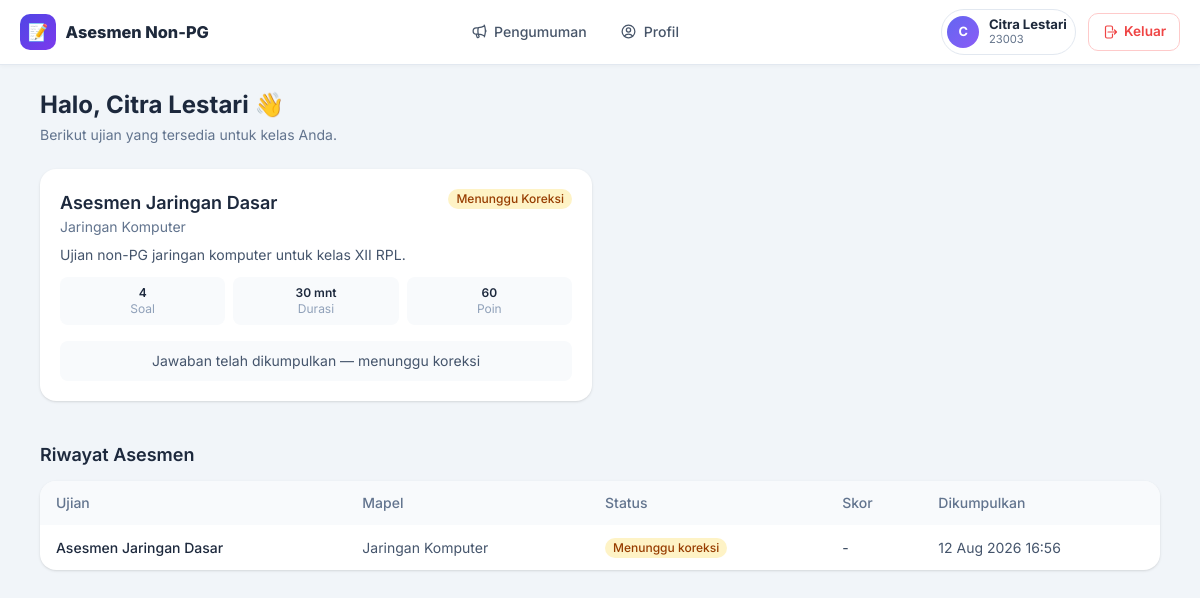
Screenshot of /siswa/index.php (signed in) with the database file from the repository.
### tables this page shows
CREATE TABLE IF NOT EXISTS ujian (
  id INT AUTO_INCREMENT PRIMARY KEY,
  judul VARCHAR(150) NOT NULL,
  mata_pelajaran VARCHAR(100) NULL,
  deskripsi TEXT NULL,
  tanggal_mulai DATETIME NULL,
  tanggal_selesai DATETIME NULL,
  durasi_menit INT NOT NULL DEFAULT 60,
  status ENUM('draft','aktif','selesai') NOT NULL DEFAULT 'draft',
  acak_soal TINYINT(1) NOT NULL DEFAULT 0,
  tampilkan_hasil TINYINT(1) NOT NULL DEFAULT 1,
  created_by INT NULL,
  created_at TIMESTAMP DEFAULT CURRENT_TIMESTAMP,
  updated_at TIMESTAMP DEFAULT CURRENT_TIMESTAMP ON UPDATE CURRENT_TIMESTAMP,
  CONSTRAINT fk_ujian_admin FOREIGN KEY (created_by) REFERENCES admin_users(id) ON DELETE SET NULL,
  KEY idx_ujian_status (status)
);

CREATE TABLE IF NOT EXISTS sesi_ujian (
  id INT AUTO_INCREMENT PRIMARY KEY,
  id_ujian INT NOT NULL,
  id_siswa INT NOT NULL,
  mulai_pada DATETIME NULL,
  berakhir_pada DATETIME NULL,      
  submitted_at DATETIME NULL,
  status ENUM('berlangsung','submitted','dinilai','dikoreksi') NOT NULL DEFAULT 'berlangsung',
  total_skor INT NOT NULL DEFAULT 0,
  total_poin_auto INT NOT NULL DEFAULT 0,
  total_poin_manual INT NOT NULL DEFAULT 0,
  ip_address VARCHAR(45) NULL,
  created_at TIMESTAMP DEFAULT CURRENT_TIMESTAMP,
  CONSTRAINT fk_sesi_ujian FOREIGN KEY (id_ujian) REFERENCES ujian(id) ON DELETE CASCADE,
  CONSTRAINT fk_sesi_siswa FOREIGN KEY (id_siswa) REFERENCES siswa(id) ON DELETE CASCADE,
  UNIQUE KEY uk_sesi (id_ujian, id_siswa),
  KEY idx_sesi_siswa (id_siswa)
);

### core/functions.php (called while the page is built, shortened)
<?php
function e($value) {
    return htmlspecialchars((string)$value, ENT_QUOTES, 'UTF-8');
}

### siswa/index.php (the view, shortened to what this page needs)
<?php
$conn = db();
$siswa_id = (int)$_SESSION['siswa_id'];
$kelas = $conn->prepare("SELECT kelas_id FROM siswa WHERE id = ?");
$kelas->bind_param('i', $siswa_id);
$kelas->execute();
$kelas_id = (int)$kelas->get_result()->fetch_assoc()['kelas_id'];
$ujian = [];
if ($kelas_id > 0) {
    $stmt = $conn->prepare("
        SELECT u.*,
            (SELECT s.status FROM sesi_ujian s WHERE s.id_ujian = u.id AND s.id_siswa = ?) AS status_sesi,
            (SELECT s.id FROM sesi_ujian s WHERE s.id_ujian = u.id AND s.id_siswa = ?) AS id_sesi,
            (SELECT s.submitted_at FROM sesi_ujian s WHERE s.id_ujian = u.id AND s.id_siswa = ?) AS submitted_at,
            (SELECT COUNT(*) FROM ujian_soal us WHERE us.id_ujian = u.id) AS jml_soal,
            (SELECT COALESCE(SUM(b.poin),0) FROM ujian_soal us JOIN bank_soal b ON b.id = us.id_soal WHERE us.id_ujian = u.id) AS total_poin
        FROM ujian u
        JOIN ujian_kelas uk ON uk.id_ujian = u.id
        WHERE uk.id_kelas = ? AND u.status = 'aktif'
        ORDER BY u.id DESC
    ");
    $stmt->bind_param('iiii', $siswa_id, $siswa_id, $siswa_id, $kelas_id);
    $stmt->execute();
    $ujian = $stmt->get_result()->fetch_all(MYSQLI_ASSOC);
}
$riwayat = $conn->prepare("
    SELECT u.judul, u.mata_pelajaran, s.status, s.total_skor, s.submitted_at, u.tampilkan_hasil
    FROM sesi_ujian s JOIN ujian u ON u.id = s.id_ujian
    WHERE s.id_siswa = ? AND s.status IN ('submitted','dinilai')
    ORDER BY s.submitted_at DESC LIMIT 20
");
$riwayat->bind_param('i', $siswa_id);
$riwayat->execute();
$riwayat_list = $riwayat->get_result()->fetch_all(MYSQLI_ASSOC);
require __DIR__ . '/../views/layout_siswa_top.php';
?>
<h1 class="mb-1 text-2xl font-bold text-slate-800">Halo, <?= e($_SESSION['siswa_nama']) ?> 👋</h1>
<p class="mb-6 text-sm text-slate-500">Berikut ujian yang tersedia untuk kelas Anda.</p>
<div class="grid grid-cols-1 gap-4 lg:grid-cols-2">
  <?php foreach ($ujian as $u):
    $dalam_jendela = true;
  ?>
    <div class="rounded-2xl bg-white p-5 shadow">
      <div class="flex items-start justify-between gap-3">
        <div>
          <h2 class="text-lg font-semibold text-slate-800"><?= e($u['judul']) ?></h2>
          <p class="text-sm text-slate-500"><?= e($u['mata_pelajaran'] ?? 'Umum') ?></p>
        </div>
        <?php if ($u['status_sesi'] === 'dinilai'): ?>
          <span class="rounded-full bg-green-100 px-2 py-0.5 text-xs font-medium text-green-800">Selesai & Dinilai</span>
        <?php elseif ($u['status_sesi'] === 'submitted'): ?>
          <span class="rounded-full bg-amber-100 px-2 py-0.5 text-xs font-medium text-amber-800">Menunggu Koreksi</span>
        <?php elseif ($u['status_sesi'] === 'berlangsung'): ?>
          <span class="rounded-full bg-blue-100 px-2 py-0.5 text-xs font-medium text-blue-800">Sedang Berlangsung</span>
        <?php else: ?>
          <span class="rounded-full bg-slate-100 px-2 py-0.5 text-xs font-medium text-slate-600">Baru</span>
        <?php endif; ?>
      </div>
      <p class="mt-2 text-sm text-slate-600"><?= e($u['deskripsi'] ?? '-') ?></p>
      <div class="mt-3 grid grid-cols-3 gap-2 text-center text-xs">
        <div class="rounded-lg bg-slate-50 px-2 py-2">
          <div class="font-semibold text-slate-800"><?= (int)$u['jml_soal'] ?></div>
          <div class="text-slate-400">Soal</div>
        </div>
        <div class="rounded-lg bg-slate-50 px-2 py-2">
          <div class="font-semibold text-slate-800"><?= (int)$u['durasi_menit'] ?> mnt</div>
          <div class="text-slate-400">Durasi</div>
        </div>
        <div class="rounded-lg bg-slate-50 px-2 py-2">
          <div class="font-semibold text-slate-800"><?= (int)$u['total_poin'] ?></div>
          <div class="text-slate-400">Poin</div>
        </div>
      </div>
      <div class="mt-4">
        <?php if ($u['status_sesi'] === 'berlangsung' && $u['id_sesi']): ?>
          <a href="ujian.php?sesi=<?= (int)$u['id_sesi'] ?>" class="inline-block w-full rounded-lg bg-amber-500 px-4 py-2.5 text-center text-sm font-semibold text-white hover:bg-amber-600">Lanjutkan Ujian</a>
        <?php elseif ($u['status_sesi'] === 'submitted'): ?>
          <div class="rounded-lg bg-slate-50 px-4 py-2.5 text-center text-sm text-slate-600">Jawaban telah dikumpulkan — menunggu koreksi</div>
        <?php elseif ($u['status_sesi'] === 'dinilai'): ?>
          <a href="hasil.php?ujian=<?= (int)$u['id'] ?>" class="inline-block w-full rounded-lg bg-green-600 px-4 py-2.5 text-center text-sm font-semibold text-white hover:bg-green-700">Lihat Hasil</a>
        <?php elseif ($dalam_jendela): ?>
          <a href="mulai_ujian.php?ujian=<?= (int)$u['id'] ?>" class="inline-block w-full rounded-lg bg-indigo-600 px-4 py-2.5 text-center text-sm font-semibold text-white hover:bg-indigo-700">Mulai Ujian</a>
        <?php else: ?>
          <div class="rounded-lg bg-slate-100 px-4 py-2.5 text-center text-sm text-slate-500">Belum waktunya / sudah lewat</div>
        <?php endif; ?>
      </div>
    </div>
  <?php endforeach; ?>
</div>
<?php if ($riwayat_list): ?>
<div class="mt-10">
  <h2 class="mb-3 text-lg font-semibold text-slate-800">Riwayat Asesmen</h2>
  <div class="overflow-hidden rounded-2xl bg-white shadow">
    <table class="w-full text-left text-sm">
      <thead class="bg-slate-50 text-slate-500">
        <tr>
          <th class="px-4 py-3 font-medium">Ujian</th>
          <th class="px-4 py-3 font-medium">Mapel</th>
          <th class="px-4 py-3 font-medium">Status</th>
          <th class="px-4 py-3 font-medium">Skor</th>
          <th class="px-4 py-3 font-medium">Dikumpulkan</th>
        </tr>
      </thead>
      <tbody class="divide-y divide-slate-100">
        <?php foreach ($riwayat_list as $r): ?>
          <tr class="hover:bg-slate-50">
            <td class="px-4 py-3 font-medium text-slate-800"><?= e($r['judul']) ?></td>
            <td class="px-4 py-3 text-slate-600"><?= e($r['mata_pelajaran'] ?? '-') ?></td>
            <td class="px-4 py-3">
              <?php if ($r['status'] === 'dinilai'): ?>
                <span class="inline-flex rounded-full bg-green-100 px-2 py-0.5 text-xs font-medium text-green-800">Dinilai</span>
              <?php else: ?>
                <span class="inline-flex rounded-full bg-amber-100 px-2 py-0.5 text-xs font-medium text-amber-800">Menunggu koreksi</span>
              <?php endif; ?>
            </td>
            <td class="px-4 py-3 text-slate-700"><?= $r['status'] === 'dinilai' ? (int)$r['total_skor'] : '-' ?></td>
            <td class="px-4 py-3 text-slate-600"><?= $r['submitted_at'] ? (new DateTime($r['submitted_at']))->format('d M Y H:i') : '-' ?></td>
          </tr>
        <?php endforeach; ?>
      </tbody>
    </table>
  </div>
</div>
<?php endif; ?>
<?php require __DIR__ . '/../views/layout_siswa_bottom.php'; ?>

### assets/css/theme.css (style rules this page uses)
:root { --primary: #4f46e5; --primary-hover: #4338ca; --primary-light: #eef2ff; --secondary: #64748b; --success: #10b981; --success-light: #d1fae5; --warning: #f59e0b; --warning-light: #fef3c7; --danger: #ef4444; --danger-light: #fee2e2; --info: #3b82f6; --info-light: #dbeafe; --dark: #1e293b; --light: #f8fafc; --border: #e2e8f0; --sidebar-width: 264px; --sidebar-bg: linear-gradient(180deg, #1e293b 0%, #0f172a 100%); --card-shadow: 0 1px 3px rgba(0,0,0,0.06), 0 1px 2px rgba(0,0,0,0.04); --card-hover-shadow: 0 10px 25px rgba(0,0,0,0.10); --radius: 12px; --radius-sm: 8px; --font: 'Inter', system-ui, -apple-system, sans-serif; --transition: 0.2s ease; }
* { font-family: var(--font); }
body { font-size: 16px; line-height: 1.6; }

### rows the page displays
ujian: judul "Asesmen Jaringan Dasar", mata_pelajaran "Jaringan Komputer", deskripsi "Ujian non-PG jaringan komputer untuk kelas XII RPL.", jml_soal "4", durasi_menit "30", total_poin "60"
sesi_ujian: id_ujian.judul "Asesmen Jaringan Dasar", id_ujian.mata_pelajaran "Jaringan Komputer", status "Menunggu koreksi", submitted_at "12 Aug 2026 16:56"

### other values shown
mb_substr($_SESSION['siswa_nama'] ?? 'S', 0, 1) "C"
$_SESSION['siswa_nama'] "Citra Lestari"
$_SESSION['siswa_nis'] "23003"
